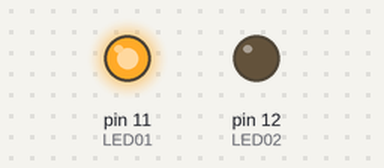
The sketch below on a simulated Arduino Uno, built with avr-gcc and run on an emulated ATmega328P. Shown: output pins drawn as LEDs (lit = HIGH).

Above: at 0.5 s.
At 10.5 s:
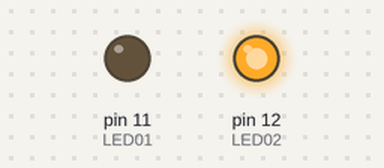
At 19.5 s:
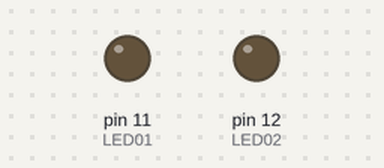
Timing chart, 0 to 20.8 s (numbered marks = the images above):
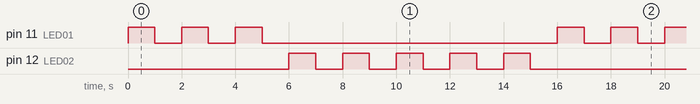

Measured:
- by itself, pin 11 (LED01): repeats every 16.0 s: 2 × (LOW 1.0 s, HIGH 1.0 s), LOW 11.0 s, HIGH 1.0 s
- by itself, pin 12 (LED02): repeats every 16.0 s: 4 × (LOW 1.0 s, HIGH 1.0 s), LOW 7.0 s, HIGH 1.0 s
- by itself, everything shown: repeats every 16.0 s, in 16 steps

The sketch:

sketch05c.ino
```cpp
/*
  Esercizio 5b
  Utilizzando due LED (che chiameremo LED01 e LED02)
  realizzare un doppio lampeggiatore con la seguente
  funzionalità:

   - 3 accensioni e spegnimenti del LED01 e
     successivamente 5 accensioni e spegnimenti del LED02.

  Utilizzare un qualsiasi pin digitale dal 3 al 12
  (nell’esempio è stato usato il pin 12 e 11) fissare i tempi
  di accensione e spegnimento ad 1 secondo.

  Variazioni e commenti:
  Prof. Michele Maffucci
  05.03.2014

  Per maggiori informazioni sulle istruzioni
  usate in questo codice:

  http://wp.me/p4kwmk-1Ps

  Questo codice è di dominio pubblico
 */

// Sulla maggior parte delle schede Arduino
// il pin 12 è connesso il LED L che si trova sulla scheda
// assegnamo al pin 12 il nome "led"

int LED01 = 11;
int LED02 = 12;

// La routine setup viene eseguita solo una volta
// ed ogni volta che riavviamo la scheda premendo il pulsante
// di reset oppure diamo alimentazione alla scheda.

void setup() {
  // inizializzazione dei pin digitali come output.
  pinMode(LED01, OUTPUT);
  pinMode(LED02, OUTPUT);
}

// la routine loop funzionerà indefinitivamente
void loop() {

// LED01 fase 1
  digitalWrite(LED01, HIGH);   // accende il LED01 (livello di tensione HIGH)
  delay(1000);                 // attesa di 1 secondo
  digitalWrite(LED01, LOW);    // spegne il LED01 (livello di tensione LOW)
  delay(1000);                 // attesa di 1 secondo

// LED01 fase 2
  digitalWrite(LED01, HIGH);   // accende il LED01 (livello di tensione HIGH)
  delay(1000);                 // attesa di 1 secondo
  digitalWrite(LED01, LOW);    // spegne il LED01 (livello di tensione LOW)
  delay(1000);

// LED01 fase 3
  digitalWrite(LED01, HIGH);   // accende il LED01 (livello di tensione HIGH)
  delay(1000);                 // attesa di 1 secondo
  digitalWrite(LED01, LOW);    // spegne il LED01 (livello di tensione LOW)
  delay(1000);

// LED02 fase 1
  digitalWrite(LED02, HIGH);   // accende il LED02 (livello di tensione HIGH)
  delay(1000);                 // attesa di 1 secondo
  digitalWrite(LED02, LOW);    // spegne il LED02 (livello di tensione LOW)
  delay(1000);

// LED02 fase 2
  digitalWrite(LED02, HIGH);   // accende il LED02 (livello di tensione HIGH)
  delay(1000);                 // attesa di 1 secondo
  digitalWrite(LED02, LOW);    // spegne il LED02 (livello di tensione LOW)
  delay(1000);

// LED02 fase 3
  digitalWrite(LED02, HIGH);   // accende il LED02 (livello di tensione HIGH)
  delay(1000);                 // attesa di 1 secondo
  digitalWrite(LED02, LOW);    // spegne il LED02 (livello di tensione LOW)
  delay(1000);

// LED02 fase 4
  digitalWrite(LED02, HIGH);   // accende il LED02 (livello di tensione HIGH)
  delay(1000);                 // attesa di 1 secondo
  digitalWrite(LED02, LOW);    // spegne il LED02 (livello di tensione LOW)
  delay(1000);

// LED02 fase 5
  digitalWrite(LED02, HIGH);   // accende il LED02 (livello di tensione HIGH)
  delay(1000);                 // attesa di 1 secondo
  digitalWrite(LED02, LOW);    // spegne il LED02 (livello di tensione LOW)
  delay(1000);
}
```
